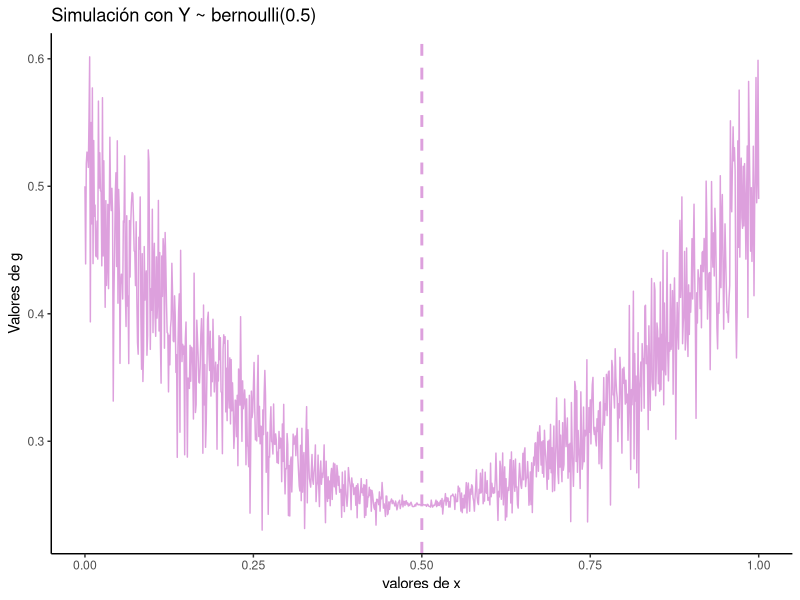
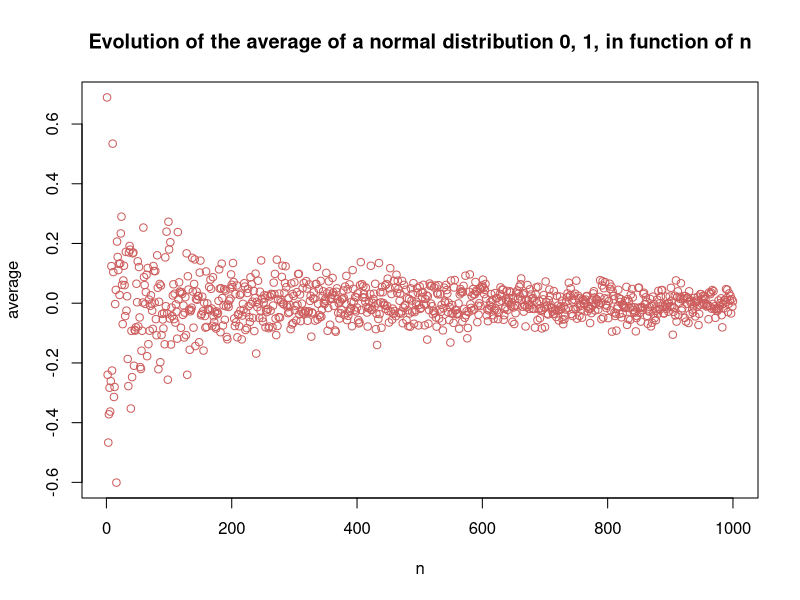
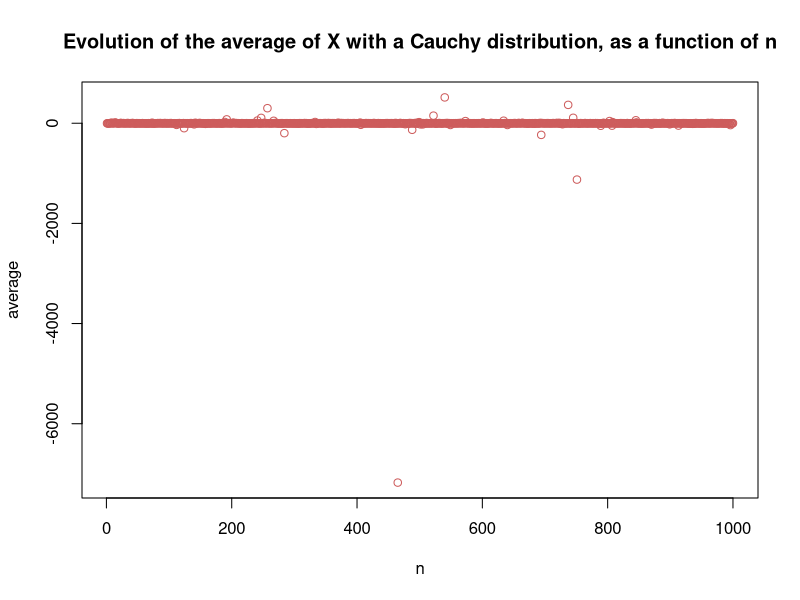
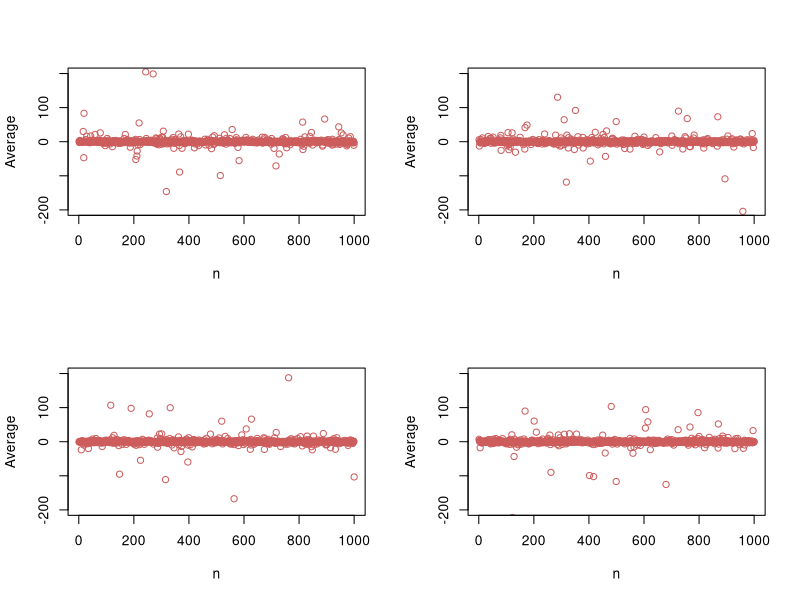
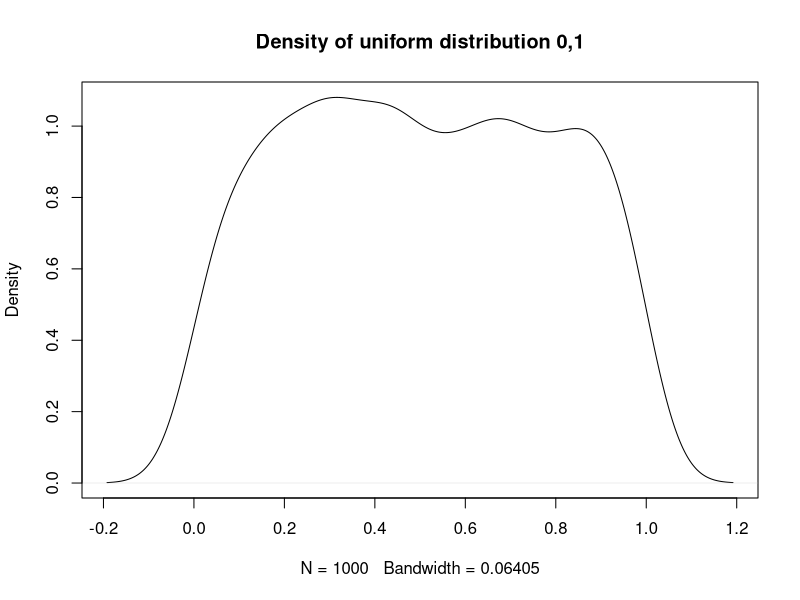
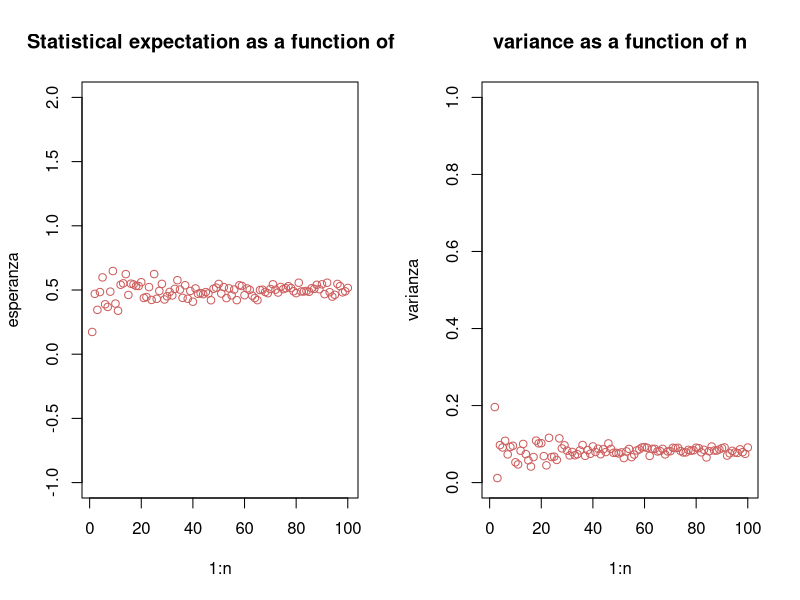

The R source for these figures, in order: (Note: this script raises an error after producing the figures.)
# Libraries 


library(ggplot2)

# Punto 1
# Build a simulation of a distribution with a knowed expected value that: 
# Given a random variable Y with a expected value \mu, consider the function g(x) = E((Y - x)^2)
# Show that the function g reaches its minimum value when  x = \mu and it's minimum is  V(Y)

# Y follows a Bernoulli distribution with parameters p = 0.5 ( which is a binomial distribution with n = 1) 

punto1 <- function(x, proba){
  # ------ Function proba3 -------
  # Objetive: 
  #   It replicates an empirical E((Y - x)^2) by
  #   generating 100 times a random sample of a Bernouille distribution,
  #   substracting a given observation, taking the squared of that and applying the mean. 
  # 
  # Inputs of the function:
  #   x: numeric vector
  #     a sequence of values (x)
  #   proba: float
  #     a decimal number  between 0 and 1, a probability.
  # Return:
  #   g: numeric vector
  #     a numeric vector with the mathematical expectation of each value in de given x.
  #     It's the result of g(x) for each x

    
    g <- c()
    for(i in 1:length(x)){
    g[i] <- mean(replicate(100, ((rbinom(1, 1, proba) - x[i])^2)))
    }
    return(g)
  }
 
# Dataframe based on the function punto3. x is a numeric vector with a sequence from 0 to 1 by 0.001.
df <- data.frame(xvalue = seq(0, 1, 0.001), gvalues = punto1(seq(0, 1, 0.001), 0.5))

# Plot
ggplot(df, aes(x = xvalue, y = gvalues)) + geom_line(colour = "plum")+ geom_vline(aes(xintercept = 0.5), color = "plum", linetype = "dashed", size = 1)+
labs(x = "valores de x", y = "Valores de g", title = "Simulación con Y ~ bernoulli(0.5)") + 
theme_classic()




# Variance 
var(replicate(100, rbinom(1, 1, 0.5)))

min(df$gvalues)




# EJERCICIO 2: The St. Petersburg paradox 
# A person flips a fair coin, independently, until heads appear for the first time.
# If heads appears on the n-th toss, the person wins 2n pesos.
# Let X be the person's winnings. This problem is known as the St. Petersburg paradox.
# Simulate to show that the expected profit is infinit.
n <- 1050
Esperanza <- c()
for (i in 0:n){
Esperanza[i] <- dgeom(i, 0.5) * (2^i)
print(Esperanza[i])
}

View(Esperanza)

sum(Esperanza, na.rm=TRUE)


# EJERCICIO 3 : Xn ~ N(0,1) for all n=1,2,..
# \overline{x}= sum(X)/n
# Plot \overline{n} as function of n, from 1 to 1000. 


average_dist_sample <- function(distribution, n){
# Objetive: 
#   It generates a random sample of n size that follows a given distribution 
# Inputs of the function:
#   distribution: string
#     Name of the distribution. Values allowed {"normal", "cauchy"}
#   n: a vector of int
#     a vector of int that indicates the size of a sample 
# Return:
#   media: numeric vector
#     a numeric vector with the averages of samples of size from 1 to n.
  average_sample <- c()
  for (i in n){
    if (distribution == "normal") {
      distr = rnorm(i, mean = 0, sd = 1)  
    }else {
      distr = rcauchy(i)
    }
    
    average_sample[i] <- mean(distr)
    
  }
  return(average_sample)
}

# vector of samples size
numero <-1:1000
# plot normal
plot(numero, average_dist_sample("normal", numero), main = "Evolution of the average of a normal distribution 0, 1, in function of n", col ="indianred",xlab = "n", ylab = "average")
cat("More dispersion is observed when the sample size n is smaller, and then it becomes more accurate and centers around the true mean of 0 as n increases.")

# plot cauchy
plot(numero, average_dist_sample("cauchy", numero), main = "Evolution of the average of X with a Cauchy distribution, as a function of n", col = "indianred", xlab = "n", ylab = "average")
cat("It is observed that as the sample size increases, it does not converge.")

# We iterate the simulation and it's graph several times  


par(mfrow = c(2, 2))
for (i in 1:4){
  plot(numero, average_dist_sample("cauchy", numero), xlab = "n", ylab = "Average", ylim = c(-200,200), col = 'indianred')
  }
cat("After many iteration we can observed that every graph is different")
cat("This is in line with the Cauchy distribution and its heavy tails. Extreme values are more frequent in this distribution, and they can heavily impact the mean due to the sensitivity to these extreme values.")

### EJERCICIO 4: 
# Let X1, . . . , Xn ∼ Unif(0, 1).
# Plot density fx.
par(mfrow = c(1, 1))
plot(density(runif(1000, 0, 1)), type = "l", main = "Density of uniform distribution 0,1")

# Calculate E(Xn) and V(Xn). Graph both quantities as functions of n.
ev <- function(n){
  # Objetive of the function:
  #   Calculate an empirical Expected value and Variance of n size of an uniform distribution . And plot it. 
  # Input:
  #   n: int 
  #     The size of the sample
  # Return:
  #   plot
  
  esperanza <- c()
  varianza <- c()
  for (i in 1:n){
    a<-replicate(i, runif(1, 0, 1))
    esperanza[i] <- mean(replicate(i, a))
    varianza[i] <- var(a)
    }
    
par(mfrow = c(1, 2))
plot(1:n, esperanza, main = "Statistical expectation as a function of n",col = "indianred",ylim = c(-1, 2))
plot(1:n, varianza, main = "variance as a function of n", col =  "indianred", ylim = c(0, 1))
    
  }
ev(100)

# Simulate the distribution of Xn with R for n = 1, 5, 25, 100. 
# Verify that the simulated values of E(Xn) and V(Xn) are consistent with the theoretical values found in the previous section. 
# What happens to the (sample) distribution of Xn as n increases?"

eyv <- function(n){
  # Objetive of the function: 
  #   Calculate mean and variance for an uniform distribution 
  # Inputs:   
  #   n: list of integers 
  
  num <- n 
  esperanza <- c()
  varianza <- c()
  media <- c()
  fila <- 1
  for (i in n){
    media[fila] <- mean(replicate(i, runif(1, 0, 1)))
    esperanza[fila] <- mean(replicate(100, mean(replicate(i, runif(1, 0, 1)))))
    varianza[fila] <- var(replicate(100, mean(replicate(i, runif(1, 0, 1)))))
    fila<- fila+1
    }
  cat("The mean with n ", num, ", is", media, ". \n The expected value with ", num, ", is", esperanza, ". \n The variance for ", num, ", is", varianza, ".")
  }
eyv(c(1, 5, 25, 100))


###### EJERCICIO 5:
# A deck of n cards labeled from 1 to n is shuffled. 
# If the position of a card after shuffling matches the card's label,
# we say there's a coincidence.
# Let X be the total number of coincidences 

coincidencias <- function(cant_cartas){
  # Objetive of the function: 
  #   Replicate 1000 times the process of shuffling n cards and check if the label of the card matches it's position. 
  # Input:
  #   n: int
  #     Quantity of cards
  # Return:
  #   a: list 
  #     list of cards resulting of every iteration
  n <- cant_cartas
  a <- mean(replicate(1000, { df <- cbind(sample(1:n), 1:n)
        any(df[, 1] == df[, 2]) 
        print(df)
        }))
  return(a)
  }


#### EJERCICIO 6: 
# 
# 
# 
poisson <- function(num, parametro){
# Objetive:
#   It calculates likelihoods of a Poisson distribution for simulated samples and verify that the obtained estimator effectively maximizes them.
# Parameters:
#   num: int
#     number of sample
#   parametro: float
#     Parameter, lambda, of poisson distribution. It represents the average number of expected events per unit of time or spaces
#   returns:
#      It shows a plot and a text with the comparison of the simulation and a build up function in relation to optimize
        par <- seq(parametro/2,2*parametro, length=num )
        v <- c()
        funcion_a_maximizar <-function(x){
          for(i in 1:num){v[i] <-sum(x)*log(par[i])- par[i]*num}
            return(v)
        }
        
        f <- function(p){
          sum(x)*log(p)- p*num
        }
          
          v <- funcion_a_maximizar(x)
         
         
          plot(par, v,type = "l", col="cornflowerblue", lwd=1.5,ylab="", xlab ="lambda", main="Simulation of maximun likelihood \n of lambda of a Poisson distribution")
          abline(v=optimize(f, c(1,10),maximum = TRUE)$maximum, lwd =3,col= "dodgerblue3")
          
          cat("The estimator of maximun likelihood is ", mean(x), " and the results of 'optimize' is", print(optimize(f, c(1,10),maximum = TRUE)$maximum))
        }
   poisson(100,5)



  mu <- 10
  sigma <- 2

  n <- 1e2

  muestra <- rnorm(n=n, mean=mu, sd=sigma)

  f <- function(x, y){
    prod(dnorm(muestra, mean=x, sd=y))
  }

  f <- Vectorize(f)

  x <- seq(mu-sigma,mu+sigma,length=20)
  y <- seq(1,3,length=20)

  z <- outer(x, y, f)

  persp(x, y, z, col="pink")


  f <- function(x){
    p <- x[1]
    lambda <- x[2]
    - ( 6*log(p + (1-p)*exp(-lambda)) + 4*(log(1-p) - lambda) + 50*log(lambda) )
  }

  mv <- optim(c(0.5,10), f)$par
  mv
